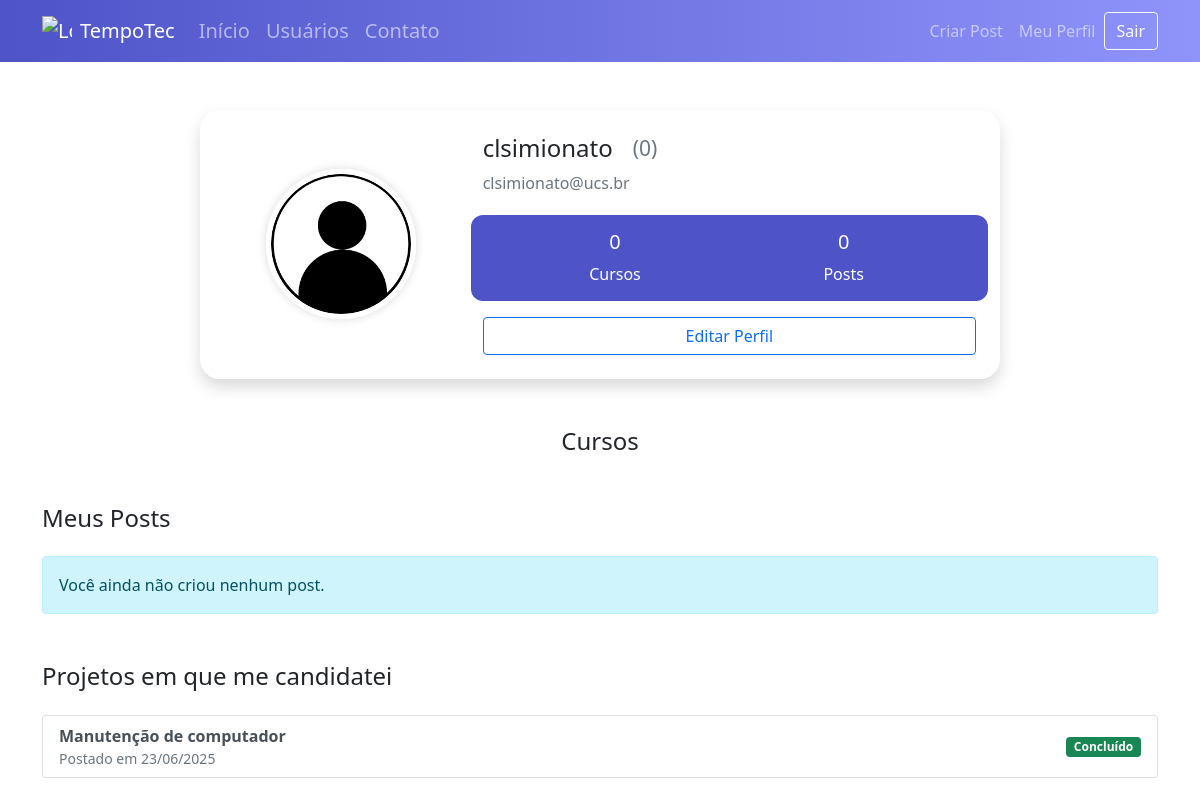
The page /perfil (signed in) on the database its author committed.
### tempotec/models.py (models this page shows, shortened)
class Usuario(database.Model, UserMixin):
    id = database.Column(database.Integer, primary_key=True)
    username = database.Column(database.String, nullable=False)
    email = database.Column(database.String, nullable=False, unique=True)
    senha = database.Column(database.String, nullable=False)
    foto_perfil = database.Column(database.String, default='default.jpg')
    posts = database.relationship('Post', backref='autor', lazy=True)
    cursos = database.Column(database.String, nullable=False, default='Não Informado')
    def media_avaliacao(self):
        avg = database.session.query(func.avg(Avaliacao.nota)) \
            .filter(Avaliacao.id_usuario == self.id).scalar()
        return round(avg or 0, 1)

class Candidatura(database.Model):
    id = database.Column(database.Integer, primary_key=True)
    data_criacao = database.Column(database.DateTime, nullable=False, default=datetime.utcnow)
    id_usuario = database.Column(database.Integer, database.ForeignKey('usuario.id'), nullable=False)
    id_post = database.Column(database.Integer, database.ForeignKey('post.id'), nullable=False)
    status = database.Column(database.Integer, database.ForeignKey('post.id'), nullable=False, default=0)
    usuario = database.relationship('Usuario', backref='candidaturas', foreign_keys=[id_usuario])

class Post(database.Model):
    id = database.Column(database.Integer, primary_key=True)
    titulo = database.Column(database.String, nullable=False)
    corpo = database.Column(database.Text, nullable=False)
    data_criacao = database.Column(database.DateTime, nullable=False, default=datetime.utcnow)
    id_usuario = database.Column(database.Integer, database.ForeignKey('usuario.id'), nullable=False)
    candidaturas = database.relationship('Candidatura', backref='post', lazy=True, foreign_keys='Candidatura.id_post')

### tempotec/routes.py (the view)
@app.route('/perfil')
@login_required
def perfil():
    foto_perfil = url_for('static', filename='fotos_perfil/{}'.format(current_user.foto_perfil))
    candidaturas_usuario = Candidatura.query \
        .join(Post, Candidatura.id_post == Post.id) \
        .filter(Candidatura.id_usuario == current_user.id) \
        .order_by(Candidatura.data_criacao.desc()) \
        .all()
    return render_template('perfil.html',
                           foto_perfil=foto_perfil,
                           candidaturas_usuario=candidaturas_usuario)

### tempotec/models.py (called while the page is built)
@login_manager.user_loader
def load_usuario(id_usuario):
    return Usuario.query.get(int(id_usuario))

### tempotec/templates/perfil.html (shortened to what this page needs)
{% extends 'base.html' %} {% block body %}
<div class="container mt-5 d-flex justify-content-center">
  <div class="card shadow p-4 profile-card w-100">
    <div class="row align-items-center">
      <div class="col-md-4 text-center mb-3 mb-md-0">
        <img
          src="{{ foto_perfil }}"
          class="profile-img"
          alt="Foto de Perfil"
          style="width: 150px; height: 150px; object-fit: cover"
        />
      </div>
      <div class="col-md-8 text-center text-md-start">
        <div class="col-md-8">
          <h4 class="d-flex align-items-center gap-2">
            {{ current_user.username }} {% set avg =
            current_user.media_avaliacao() %}
            <small class="text-muted ms-1">({{ avg }})</small>
          </h4>
        </div>
        <p class="text-muted">{{ current_user.email }}</p>
        <div class="row stats-box">
          <div class="col stat">
            <span class="h5">
              {% if 'Não Informado' in current_user.cursos %} 0 {% else %} {{
              current_user.cursos.count(';') + 1 }} {% endif %}
            </span>
            <span>Cursos</span>
          </div>
          <div class="col stat">
            <span class="h5">{{ current_user.posts|length }}</span>
            <span>Posts</span>
          </div>
        </div>
        <div class="mt-3">
          <a
            href="{{ url_for('editar_perfil') }}"
            class="btn btn-outline-primary w-100"
            >Editar Perfil</a
          >
        </div>
      </div>
    </div>
  </div>
</div>
<div class="container courses-section mt-5">
  <h4 class="mb-3">Cursos</h4>
</div>
<div class="container mt-5">
  <h4 class="mb-4">Meus Posts</h4>
  {% if current_user.posts %}
  <div class="row">
    {% for post in current_user.posts %}
    <div class="col-md-4 mb-4">
      <div
        class="card post-card shadow-sm h-100"
        data-bs-toggle="modal"
        data-bs-target="#postModal"
        data-title="{{ post.titulo }}"
        data-body="{{ post.corpo|e }}"
        data-date="{{ post.data_criacao.strftime('%d/%m/%Y %H:%M') }}"
        data-author="{{ current_user.username }}"
        data-email="{{ current_user.email }}"
        data-avatar="{{ url_for('static', filename='fotos_perfil/' ~ current_user.foto_perfil) }}"
      >
        <div class="card-body">
          <div class="d-flex align-items-center mb-3">
            <img
              src="{{ url_for('static', filename='fotos_perfil/' ~ current_user.foto_perfil) }}"
              alt="{{ current_user.username }}"
              class="rounded-circle me-2"
              style="width: 40px; height: 40px; object-fit: cover"
            />
            <strong>{{ current_user.username }}</strong>
          </div>
          <h5 class="card-title">{{ post.titulo }}</h5>
          <p class="card-text text-muted">
            {{ post.data_criacao.strftime('%d/%m/%Y %H:%M') }}
          </p>
          <p class="card-text">
            {{ post.corpo[:150] }}{% if post.corpo|length > 150 %}...{% endif %}
          </p>
        </div>
        {% if post.candidaturas %}
        <div class="card-footer">
          <h6>Candidatos:</h6>
          <ul class="list-group list-group-flush">
            {% set candidatura_aceita = post.candidaturas|selectattr('status',
            'equalto', 1)|list %} {% if candidatura_aceita %} {% set candidatura
            = candidatura_aceita[0] %}
            <li
              class="list-group-item d-flex justify-content-between align-items-center candidate-item"
              data-bs-toggle="modal"
              data-bs-target="#candidateModal"
              data-username="{{ candidatura.usuario.username }}"
              data-email="{{ candidatura.usuario.email }}"
              data-avatar="{{ url_for('static', filename='fotos_perfil/' ~ candidatura.usuario.foto_perfil) }}"
              data-media="{{ candidatura.usuario.media_avaliacao() }}"
            >
              <strong>
                <span>
                  {{ candidatura.usuario.username }} {% set avg =
                  candidatura.usuario.media_avaliacao() %} {% for _ in
                  range(avg|int) %} ⭐ {% endfor %} {% if avg - (avg|int) >= 0.5
                  %} ⭐ {% endif %}
                  <span class="text-muted small">({{ avg }})</span>
                </span>
              </strong>
              {% if not candidatura.usuario.foi_avaliado_por(current_user.id,
              candidatura.id_post) %}
              <form
                method="POST"
                action="{{ url_for('avaliar_usuario') }}"
                class="d-flex align-items-center gap-2"
              >
                <input
                  type="hidden"
                  name="avaliado_id"
                  value="{{ candidatura.usuario.id }}"
                />
                <input
                  type="hidden"
                  name="post_id"
                  value="{{ candidatura.id_post }}"
                />
                <input
                  type="number"
                  name="nota"
                  min="1"
                  max="5"
                  class="form-control form-control-sm"
                  style="width: 80px"
                  required
                />
                <button type="submit" class="btn btn-sm btn-primary">
                  Avaliar
                </button>
              </form>
              {% else %}
              <span class="badge bg-success">Post concluído</span>
              {% endif %}
            </li>
            {% else %} {% for candidatura in post.candidaturas %}
            <li
              class="list-group-item d-flex justify-content-between align-items-center candidate-item"
              data-bs-toggle="modal"
              data-bs-target="#candidateModal"
              data-username="{{ candidatura.usuario.username }}"
              data-email="{{ candidatura.usuario.email }}"
              data-avatar="{{ url_for('static', filename='fotos_perfil/' ~ candidatura.usuario.foto_perfil) }}"
              data-media="{{ candidatura.usuario.media_avaliacao() }}"
            >
              <div class="d-flex flex-column">
                <strong>{{ candidatura.usuario.username }}</strong>
                <div>
                  {% set avg = candidatura.usuario.media_avaliacao() %} {% for _
                  in range(avg|int) %} ⭐ {% endfor %} {% if avg - (avg|int) >=
                  0.5 %} ⭐ {% endif %}
                  <span class="text-muted small">({{ avg }})</span>
                </div>
              </div>
              <form method="POST" action="{{ url_for('aceitar_candidato') }}">
                <input
                  type="hidden"
                  name="candidatura_id"
                  value="{{ candidatura.id }}"
                />
                <button type="submit" class="btn btn-sm btn-success">
                  Aceitar
                </button>
              </form>
            </li>
            {% endfor %} {% endif %}
          </ul>
        </div>
        {% else %}
        <div class="card-footer text-muted small">Nenhum candidato ainda.</div>
        {% endif %}
      </div>
    </div>
    {% endfor %}
  </div>
  {% else %}
  <div class="alert alert-info">Você ainda não criou nenhum post.</div>
  {% endif %}
</div>
<div class="container mt-5 mb-5">
  <h4 class="mb-4">Projetos em que me candidatei</h4>
  {% if candidaturas_usuario %}
  <div class="list-group">
    {% for candidatura in candidaturas_usuario %}
    <a
      href="#"
      class="list-group-item list-group-item-action d-flex justify-content-between align-items-center applied-post"
      data-bs-toggle="modal"
      data-bs-target="#appliedPostModal"
      data-title="{{ candidatura.post.titulo }}"
      data-body="{{ candidatura.post.corpo|e }}"
      data-date="{{ candidatura.post.data_criacao.strftime('%d/%m/%Y %H:%M') }}"
      data-author="{{ candidatura.post.autor.username }}"
      data-email="{{ candidatura.post.autor.email }}"
      data-avatar="{{ url_for('static', filename='fotos_perfil/' ~ candidatura.post.autor.foto_perfil) }}"
    >
      <div>
        <strong>{{ candidatura.post.titulo }}</strong>
        <div class="text-muted small">
          Postado em {{ candidatura.post.data_criacao.strftime('%d/%m/%Y') }}
        </div>
      </div>
      <span
        class="badge {% if candidatura.status == 0 %} bg-secondary {% elif candidatura.status == 1 %} bg-success {% elif candidatura.status == 2 %} bg-warning text-dark {% endif %}"
      >
        {% if candidatura.status == 0 %} Pendente {% elif candidatura.status ==
        1 %} Concluído {% elif candidatura.status == 2 %} Recusado {% endif %}
      </span>
    </a>
    {% endfor %}
  </div>
  {% else %}
  <div class="alert alert-info">
    Você ainda não se candidatou a nenhum projeto.
  </div>
  {% endif %}
</div>
{% endblock %}

### tempotec/static/main.css (style rules this page uses)
.card { width: 400px; border: none; border-radius: 10px; background-color: #fff }
.profile-img { width: 120px; height: 120px; object-fit: cover; border-radius: 50%; box-shadow: 0 0 8px rgba(0, 0, 0, 0.1); }
.profile-card { max-width: 800px; border-radius: 20px; }
.profile-img { width: 180px; height: 180px; object-fit: cover; border-radius: 50%; border: 5px solid #fff; box-shadow: 0 0 10px rgba(0, 0, 0, 0.15); }
.stats-box { background: #4e54c8; color: white; border-radius: 12px; padding: 15px 30px; margin-top: 20px; }
.stats-box .stat { text-align: center; }
.stats-box .stat span { display: block; }
.courses-section { margin-top: 40px; text-align: center; }

### rows shown on the page
Usuario: username "clsimionato", email "clsimionato@ucs.br"
Candidatura: post.titulo "Manutenção de computador", post.data_criacao "23/06/2025", status "Concluído"

### other values the page prints
{{ avg }} "0"
{{ current_user.posts|length }} "0"
